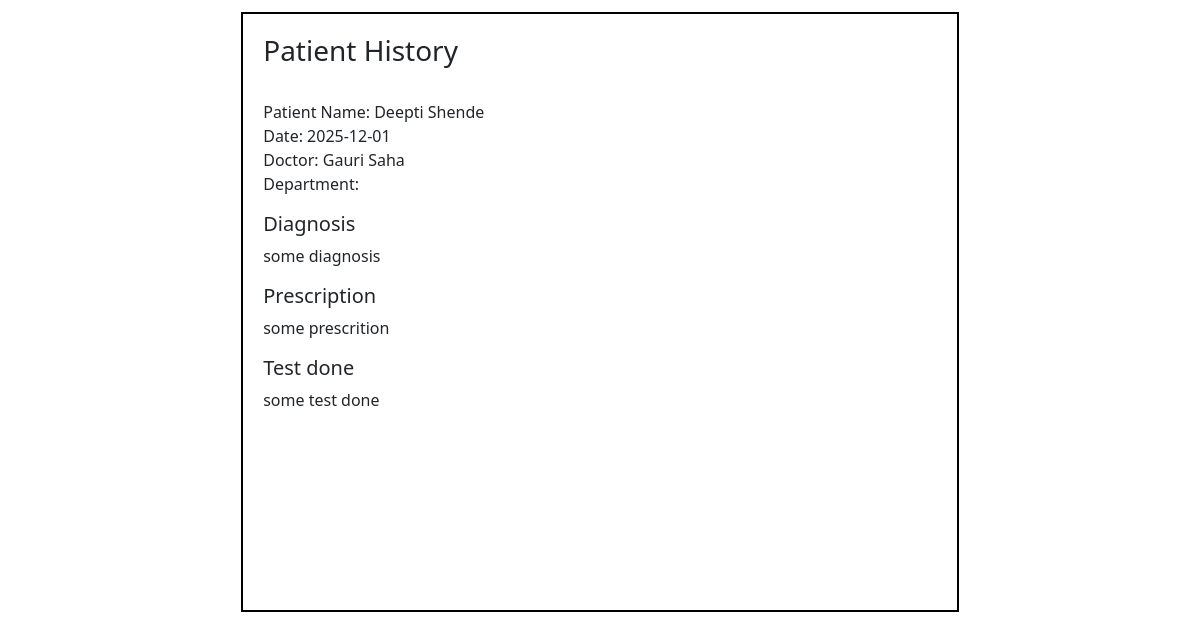
The app's page /view_patient_history/33 with its own data.
### application/models.py (models this page shows)
class Patient(db.Model):
    __tablename__ = "Patient"
    patient_id = db.Column(db.Integer, primary_key=True)
    name = db.Column(db.String(), nullable=False)
    phone = db.Column(db.String())
    age = db.Column(db.Integer)
    gender = db.Column(db.String())
    email = db.Column(db.String(), unique=True)
    username = db.Column(db.String(), unique=True, nullable=False)
    password = db.Column(db.String(), nullable=False)
    address = db.Column(db.String())
    patient_type = db.Column(db.String(), default='OPD')  # OPD/IPD
    status = db.Column(db.String(), default='Active')
    consultant = db.Column(db.Integer, db.ForeignKey('Doctor.doctor_id'))  #foreignkey
    appointments = db.relationship('Appointment', backref='patient', lazy=True)  # relationship
    treatment = db.relationship('Treatment', backref='patient', lazy=True) #realtionship

class Appointment(db.Model):
    __tablename__ = "Appointment"
    appointment_id = db.Column(db.Integer, primary_key=True)
    date = db.Column(db.String() , nullable=False)
    time = db.Column(db.String(), nullable=False)
    status = db.Column(db.String(), default='Upcoming', nullable=False)
    doctor_id = db.Column(db.Integer, db.ForeignKey('Doctor.doctor_id'))   #foreignkey
    patient_id = db.Column(db.Integer, db.ForeignKey('Patient.patient_id'))  #foreignkey

class Doctor(db.Model):
    __tablename__ = "Doctor"
    doctor_id = db.Column(db.Integer, primary_key=True)
    name = db.Column(db.String(), nullable = False)
    phone = db.Column(db.String(), nullable = False)
    age = db.Column(db.Integer, nullable = False)
    gender = db.Column(db.String(), nullable = False)
    email = db.Column(db.String(), unique=True, nullable = False)
    username = db.Column(db.String(), unique=True, nullable=False)
    password = db.Column(db.String(), nullable=False)
    appointments = db.relationship('Appointment', backref='doctor', lazy=True)  # relationship
    dept_id= db.Column(db.Integer, db.ForeignKey('Department.department_id'))    #foreignkey
    role = db.Column(db.String())
    info = db.Column(db.String())
    exp_year = db.Column(db.Integer)

class Treatment(db.Model):
    __tablename__ = "Treatment"
    treatment_id = db.Column(db.Integer, primary_key=True)
    diagnosis = db.Column(db.String(), nullable=False)
    prescription = db.Column(db.String(), nullable=False)
    status = db.Column(db.String(), nullable=False, default='Active')  #Active/Discharged
    test_reports = db.Column(db.String(), nullable=True)
    doctor_id = db.Column(db.Integer, db.ForeignKey('Doctor.doctor_id'))  #foerignkey
    patient_id = db.Column(db.Integer, db.ForeignKey('Patient.patient_id')) #foreignkey
    appointment_id = db.Column(db.Integer, db.ForeignKey('Appointment.appointment_id'))   #Foreign key
    appointment = db.relationship('Appointment', backref='treatments', lazy=True)  #relationship

### application/controllers.py (the view)
@app.route("/view_patient_history/<int:appoint_id>")
def view_patient_history(appoint_id):
    appoint = Appointment.query.filter_by(appointment_id=appoint_id).first()
    treatment = Treatment.query.filter_by(appointment_id=appoint_id).first()
    viewer = None
    if 'doctor_id' in session:
        viewer = "doctor"
    elif 'patient_id' in session:
        viewer = "patient"
    elif 'admin_id' in session:
        viewer = "admin"
    return render_template('view_ph.html', appoint=appoint, treatment=treatment, viewer=viewer)

### templates/view_ph.html (shortened to what this page needs)
<!DOCTYPE html>
<html lang="en">
    <head>
        <link rel="stylesheet" href="/static/style.css">
        <link href="https://cdn.jsdelivr.net/npm/bootstrap@5.3.8/dist/css/bootstrap.min.css" rel="stylesheet"
>
    </head>
    <body>
        <div id="main">
            <div id="canvas">
                 <div class="d-flex justify-content-between align-items-center">
                        <h3 class="headings">Patient History</h3>
                </div> <br>
                <ul class="list-unstyled">
                    <li>Patient Name: {{appoint.patient.name}}</li>
                    <li>Date: {{appoint.date}}</li>
                    <li>Doctor: {{appoint.doctor.name}}</li>
                    <li>Department: {{appoint.doctor.department}}</li>
                </ul>
                <h5>Diagnosis</h5>
                <p>{{treatment.diagnosis}}</p>
                <h5>Prescription</h5>
                <p>{{treatment.prescription}}</p>
                <h5>Test done</h5>
                <p>{{treatment.test_reports}}</p>
            </div>
        </div>
    </body>
</html>

### static/style.css (style rules this page uses)
* { margin: 0; }
#main,canvas { border: 2px solid white; margin-top: 10px; height: auto; }
#canvas { width: 60%; height: 600px; margin:auto; border: 2px solid black; }

### templates/view_ph.html (style rules this page uses)
#canvas { padding: 20px; }

### records on screen
Patient: patient.name "Deepti Shende"
Appointment: date "2025-12-01"
Doctor: doctor.name "Gauri Saha"
Treatment: diagnosis "some diagnosis", prescription "some prescrition", test_reports "some test done"
